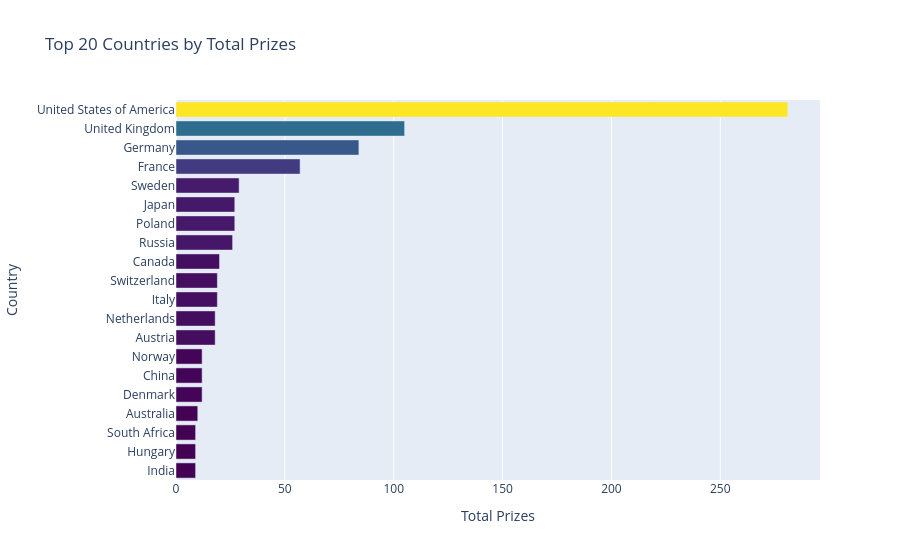

Source (notebook cell):
### Code cell
top_countries = data.groupby(['birth_country_current'], as_index=False).agg({'prize': pd.Series.count})

top_countries.sort_values(by='prize', ascending=True, inplace=True)
top20_countries = top_countries.tail(20).reset_index(drop=True)

h_bar = px.bar(x = top20_countries.prize, y = top20_countries.birth_country_current, orientation = 'h', color = top20_countries.prize, color_continuous_scale = 'Viridis', title = 'Top 20 Countries by Total Prizes')

h_bar.update_layout(xaxis_title = 'Total Prizes', yaxis_title = 'Country', coloraxis_showscale = False)

h_bar.show()

### Figure 1 — Plotly figure (JSON) as saved in the notebook; plotly's stock layout.template omitted (floating-point values rounded to 4 significant figures)
{"data": [{"hovertemplate": "x=%{x}<br>y=%{y}<br>color=%{marker.color}<extra></extra>", "legendgroup": "", "marker": {"color": [9, 9, 9, 10, 12, 12, 12, 18, 18, 19, 19, 20, 26, 27, 27, 29, 57, 84, 105, 281], "coloraxis": "coloraxis", "pattern": {"shape": ""}}, "name": "", "orientation": "h", "showlegend": false, "textposition": "auto", "type": "bar", "x": [9, 9, 9, 10, 12, 12, 12, 18, 18, 19, 19, 20, 26, 27, 27, 29, 57, 84, 105, 281], "xaxis": "x", "y": ["India", "Hungary", "South Africa", "Australia", "Denmark", "China", "Norway", "Austria", "Netherlands", "Italy", "Switzerland", "Canada", "Russia", "Poland", "Japan", "Sweden", "France", "Germany", "United Kingdom", "United States of America"], "yaxis": "y"}], "layout": {"barmode": "relative", "coloraxis": {"autocolorscale": false, "colorbar": {"title": {"text": "color"}}, "colorscale": [[0, "#440154"], [0.1111, "#482878"], [0.2222, "#3e4989"], [0.3333, "#31688e"], [0.4444, "#26828e"], [0.5556, "#1f9e89"], [0.6667, "#35b779"], [0.7778, "#6ece58"], [0.8889, "#b5de2b"], [1, "#fde725"]], "showscale": false}, "legend": {"tracegroupgap": 0}, "title": {"text": "Top 20 Countries by Total Prizes"}, "xaxis": {"anchor": "y", "domain": [0, 1], "title": {"text": "Total Prizes"}}, "yaxis": {"anchor": "x", "domain": [0, 1], "title": {"text": "Country"}}}}
